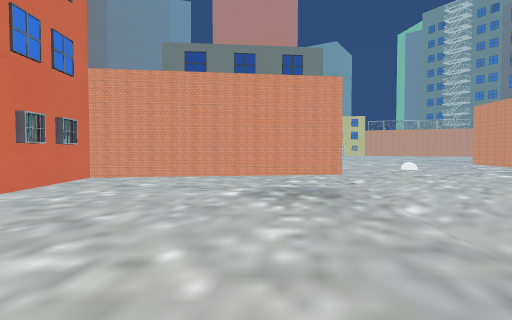
View 1 (above)

24 first-person views from a walk through a 3-D level made in the Unity game engine. The camera is 1.3 m above the floor, tilts 2° down and sees 80° across. The floor is counted in squares, 2 m on a side. Each view is taken from the middle of a square. On the plan, view 1 faces up. The plan holds only what a view shows up to about 10 squares ahead; the rest is blank. The place goes on beyond the plan. Some animated figures are left out.

View 2
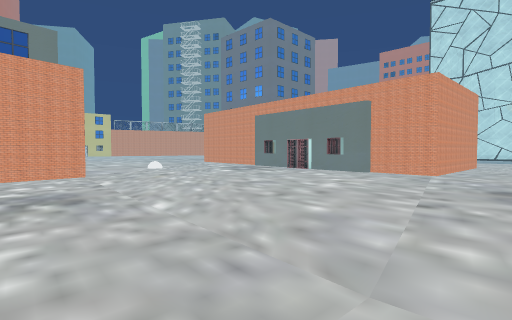

View 3
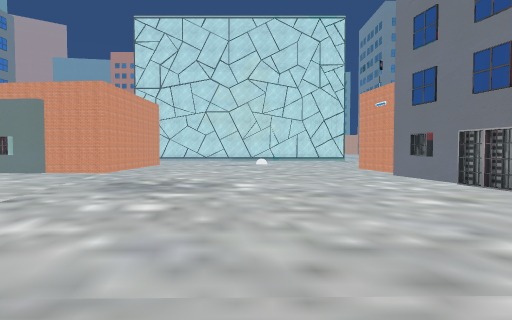

View 4
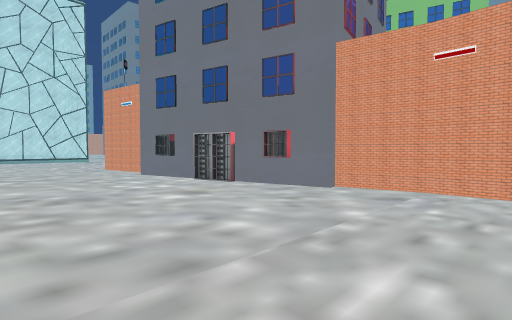

View 5
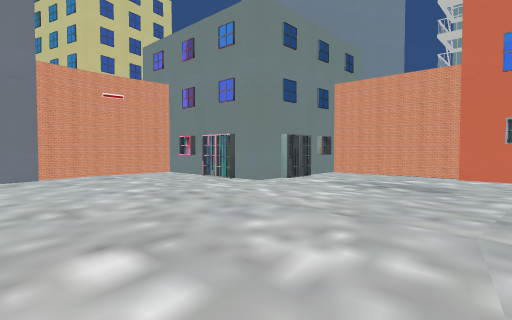

View 6
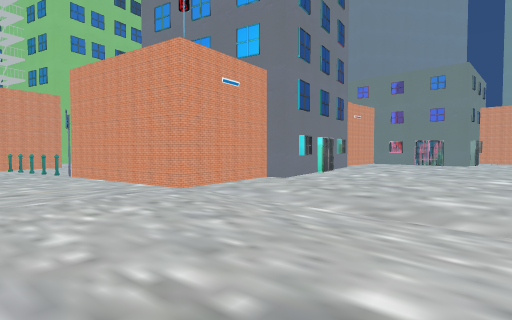

View 7
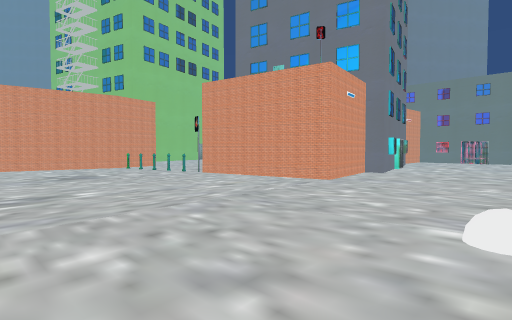

View 8
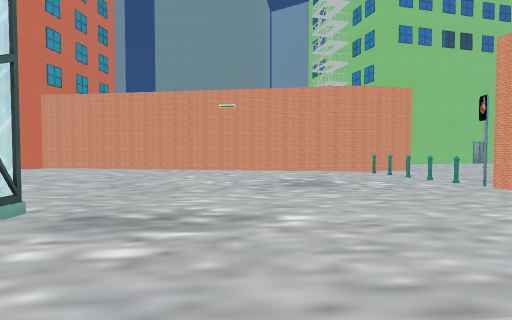

View 9
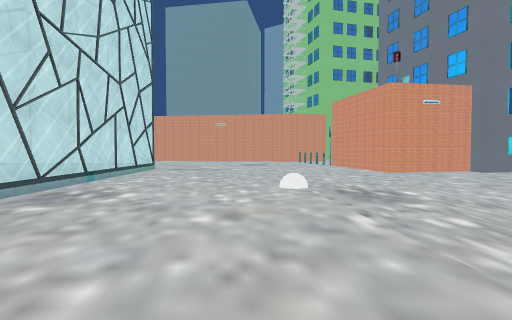

View 10
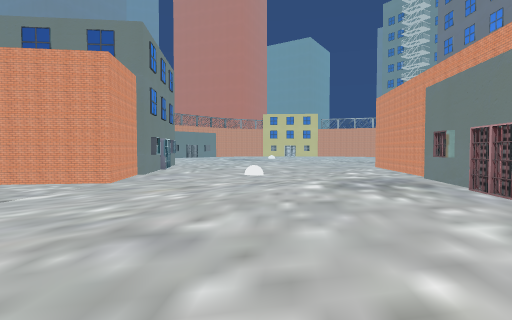

View 11
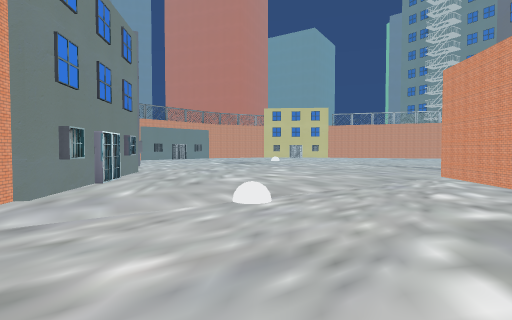

View 12
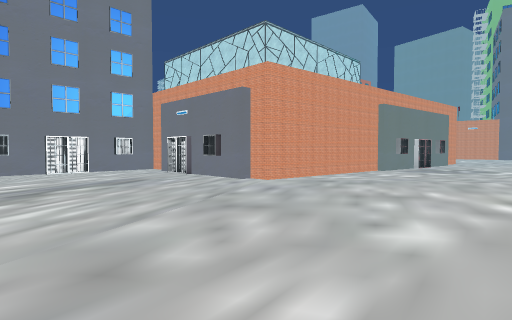

View 13
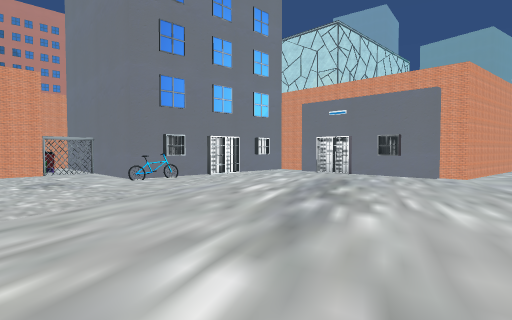

View 14
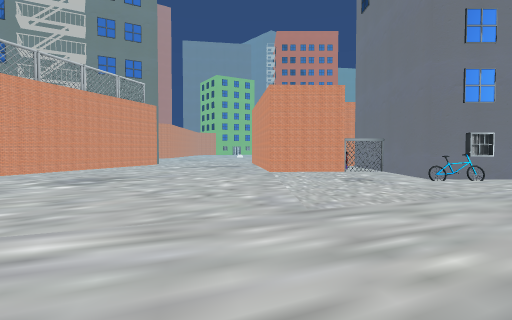

View 15
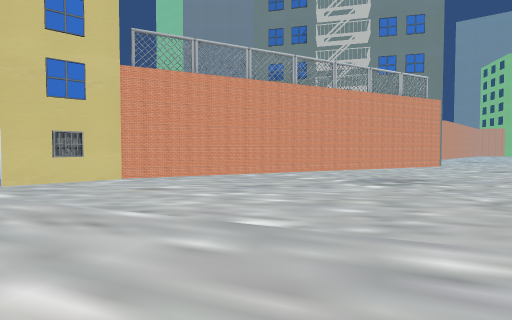

View 16
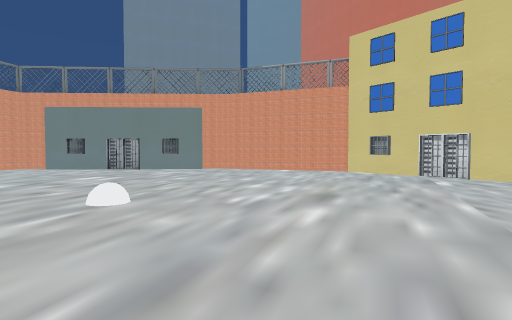

View 17
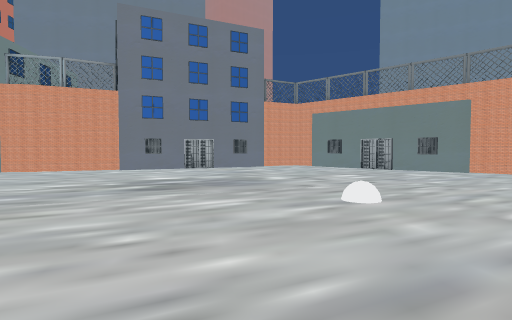

View 18
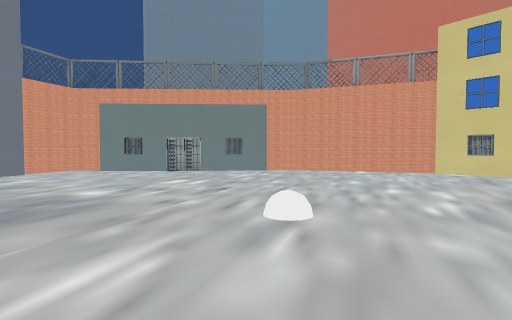

View 19
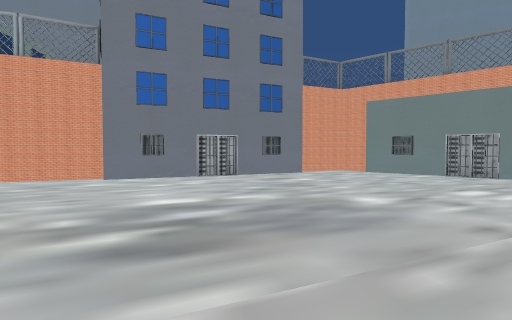

View 20
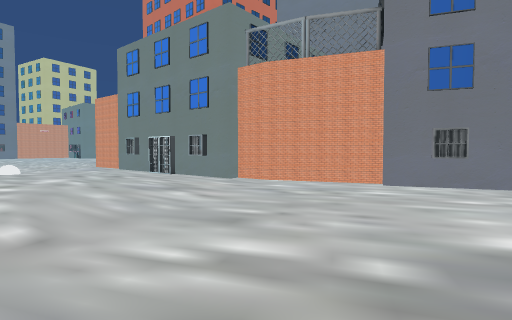

View 21
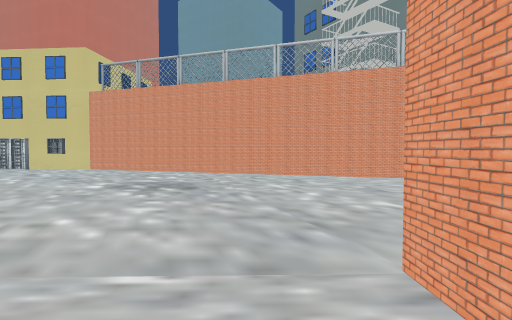

View 22
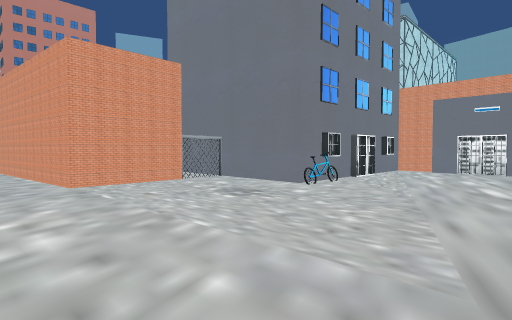

View 23
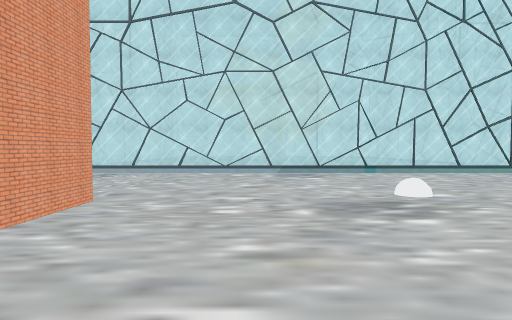

View 24
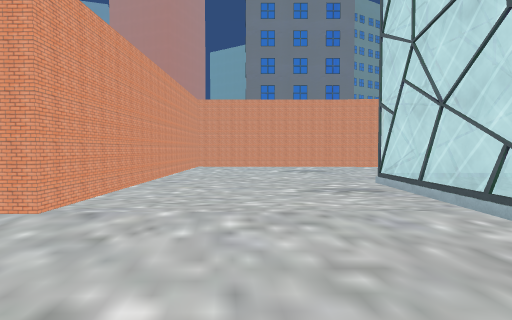

### Floor plan
Key: @ floor where view 1 was taken; # wall or solid block; . main floor; : floor 0.25 m higher than the main floor; = window, fence, low wall or low ledge; B building; S sign; F fence; I bike; O other object.
Columns run from 5 left of view 1 to 19 right of it. Each row starts with its distance up from view 1.
 30          FFBBBB###
 29       ###.........FFF
 28       #..............FFF
 27      ##.................F
 26     ##...................
 25    ##....................
 24   ##.....................
 23    #....................
 22    F....................#
 21     #.................###
 20     #.................#
 19      B................F
 18      #.............IBBBBB
 17      #..............B
 16       F.............B
 15       #.............B
 14   BBBB B............B
 13        B.......OOOO##
 12        B.......#
 11        #......##
 10    BBBB#..:...#
  9        #......#   #......
  8    #####......#   #......
  7  ###..........#   #.....
  6  #............#   #.....
  5  #...........##   #....==
  4   ...........##   #....=#
  3   ............#   #....=
  2    ...........#####....=
  1     ...................=
  0  B...@.................=
 -1  #.....................=
 -2  #.....................=
 -3  #.....................=
 -4 BBBBB..................=
 -5     B..................=
 -6     B....BB#B###.......=
 -7     #####    B #.......==
 -8              B ##.......
 -9              B  S........
-10              B .O........
-11                .O........
-12               ...O.......
-13              ..#####.....
-14              ..    ######

Positions as (right, up) in squares from view 1, and headings:
1: (0, 0), facing up
2: (0, 0), facing up-right
3: (0, -2), facing right
4: (0, -2), facing down-right
5: (4, 1), facing down-left
6: (13, -1), facing down-left
7: (16, -2), facing down-left
8: (15, -4), facing down
9: (14, 3), facing down
10: (5, 2), facing up
11: (5, 6), facing up
12: (5, 18), facing down-right
13: (8, 21), facing down-right
14: (8, 22), facing right
15: (8, 23), facing up-right
16: (10, 22), facing up-left
17: (10, 22), facing left
18: (8, 21), facing up-left
19: (7, 21), facing left
20: (6, 20), facing down-left
21: (16, 20), facing up
22: (11, 23), facing down-right
23: (9, 0), facing right
24: (15, -1), facing up
